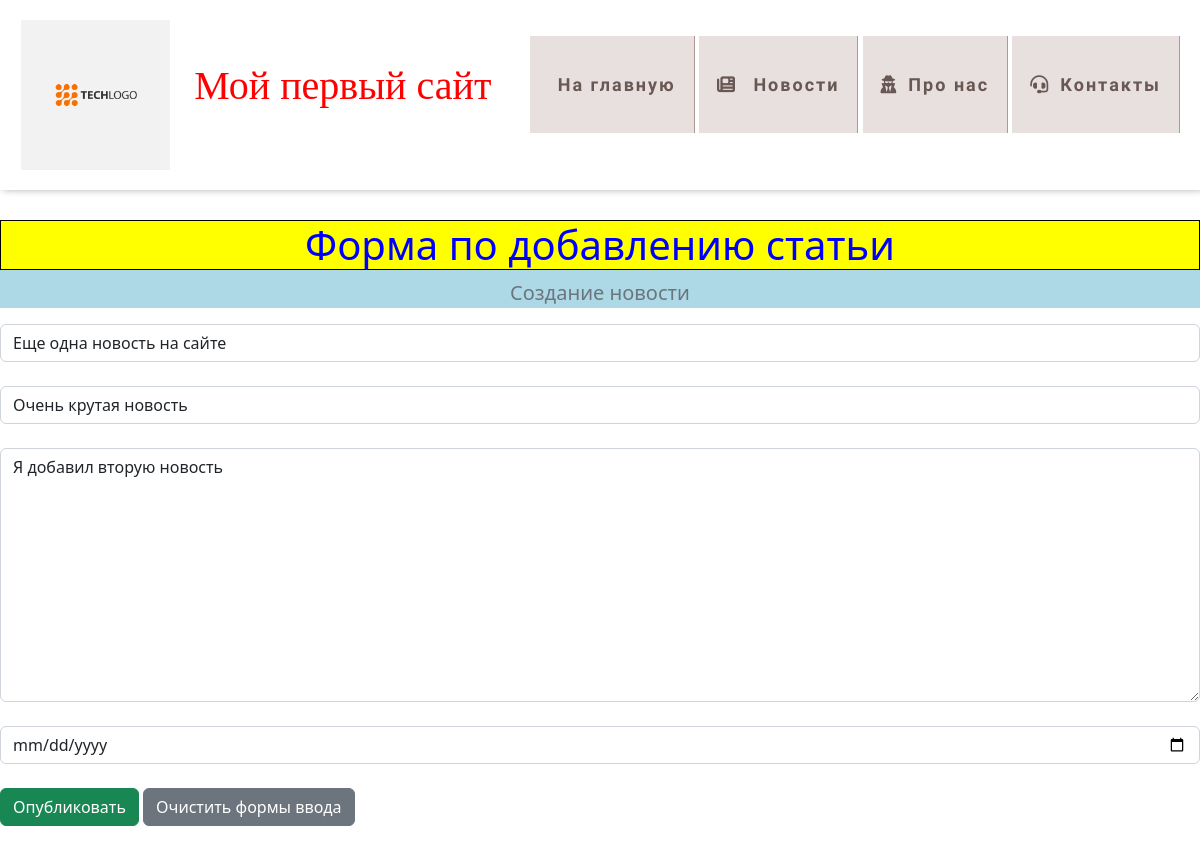
The app's page /news/esche_odna_novost_na_saite/update with its own data.
### news/models.py (models this page shows, shortened)
class Articles(models.Model):
    title = models.CharField('Название', max_length=50)
    anons = models.CharField('Анонс', max_length=250)
    full_text = models.TextField('Статья')
    date = models.DateField('Дата публикации')
    category = models.ForeignKey(Category, on_delete=models.SET_DEFAULT, default=1, verbose_name="Категория")
    slug = models.SlugField('url', max_length=255, unique=True, blank=True)
    class Meta:
        verbose_name = 'Новость'
        verbose_name_plural = 'Новости'

### news/views.py (the view)
# urls.py: path('<slug:slug>/update', views.NewsUpdateView.as_view(), name='news-update'),
class NewsUpdateView(UpdateView):
    model = Articles
    template_name = 'news/create.html'
    form_class = ArticlesForm

### news/forms.py
class ArticlesForm(ModelForm):
    class Meta:
        model = Articles
        fields = ['title', 'anons', 'full_text', 'date', 'category']
        widgets = {"title": TextInput(attrs={'class': 'form-control', 'placeholder': 'Заголовок'}),
                   "anons": TextInput(attrs={'class': 'form-control', 'placeholder': 'Анонс'}),
                   "date": DateInput(attrs={'class': 'form-control', 'type': 'date'}),
                   "full_text": Textarea(attrs={'class': 'form-control', 'placeholder': 'Статья'})
                   }

### news/templates/news/create.html (shortened to what this page needs)
{% extends 'main/layout.html' %}
{% block content %}
    <div class="features">
        <h1 class="fw-light">Форма по добавлению статьи</h1>
        <p class="lead text-muted" > Создание новости </p>
    </div>
    <form method="post">
        {{ form.title }}<br>
        {{ form.anons }}<br>
        {{ form.full_text }}<br>
        {{ form.date }} <br>
        <button type="submit" class="btn btn-success "> Опубликовать </button>
        <button type="reset" class="btn btn-secondary "> Очистить формы ввода </button> <br>
    </form>
{% endblock %}

### main/static/main/css/main.css (style rules this page uses)
body { background-image:url ('../main/img/gr.jpg'); }
h1 { color: blue; background-color: yellow; border: 1px solid black; text-align: center }
p { color: black; text-align: center }
.features { background-color: lightblue; color: yellow; text-align: center }

### main/templates/main/layout.html (style rules this page uses)
body { background-size: cover; background-image: url(https://img.freepik.com/free-vector/pastel-ombre-background-in-pink-and-purple_53876-120750.jpg?w=900&t=st=1677055340~exp=1677055940~hmac=aabe0985d7e57d794b57df6712bdd152bce1086d843ed4d16dbcc08ed50e9c57); }

### records on screen
Articles: title "Еще одна новость на сайте", anons "Очень крутая новость", full_text "Я добавил вторую новость"
